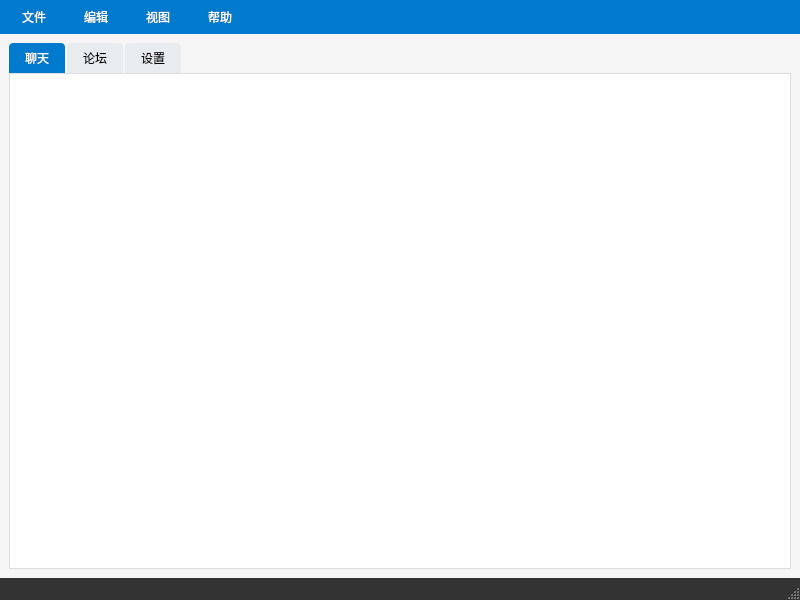
<?xml version="1.0" encoding="UTF-8"?>
<ui version="4.0">
 <class>MainWindow</class>
 <widget class="QMainWindow" name="MainWindow">
  <property name="geometry">
   <rect>
    <x>0</x>
    <y>0</y>
    <width>800</width>
    <height>600</height>
   </rect>
  </property>
  <property name="windowTitle">
   <string>Talkbox</string>
  </property>
  <property name="styleSheet">
   <string>QMainWindow {
    background-color: #f5f5f5;
    font-family: 'Microsoft YaHei', Arial, sans-serif;
}

QMenuBar {
    background-color: #007acc;
    color: white;
    border: none;
}

QMenuBar::item {
    background: transparent;
    padding: 8px 16px;
}

QMenuBar::item:selected {
    background-color: #005999;
}

QStatusBar {
    background-color: #333;
    color: white;
}</string>
  </property>
  <widget class="QWidget" name="centralwidget">
   <layout class="QVBoxLayout" name="centralLayout">
    <item>
     <widget class="QTabWidget" name="mainTabWidget">
      <property name="currentIndex">
       <number>0</number>
      </property>
      <property name="styleSheet">
       <string>QTabWidget::pane {
    border: 1px solid #ddd;
    background-color: white;
}

QTabBar::tab {
    background-color: #e9ecef;
    padding: 8px 16px;
    margin-right: 2px;
    border-top-left-radius: 4px;
    border-top-right-radius: 4px;
}

QTabBar::tab:selected {
    background-color: #007acc;
    color: white;
}

QTabBar::tab:hover {
    background-color: #0056b3;
    color: white;
}</string>
      </property>
      <widget class="QWidget" name="chatTab">
       <attribute name="title">
        <string>聊天</string>
       </attribute>
      </widget>
      <widget class="QWidget" name="forumTab">
       <attribute name="title">
        <string>论坛</string>
       </attribute>
      </widget>
      <widget class="QWidget" name="settingsTab">
       <attribute name="title">
        <string>设置</string>
       </attribute>
      </widget>
     </widget>
    </item>
   </layout>
  </widget>
  <widget class="QMenuBar" name="menubar">
   <property name="geometry">
    <rect>
     <x>0</x>
     <y>0</y>
     <width>800</width>
     <height>31</height>
    </rect>
   </property>
   <widget class="QMenu" name="menuFile">
    <property name="title">
     <string>文件</string>
    </property>
    <addaction name="actionLogin"/>
    <addaction name="actionLogout"/>
    <addaction name="separator"/>
    <addaction name="actionExit"/>
   </widget>
   <widget class="QMenu" name="menuEdit">
    <property name="title">
     <string>编辑</string>
    </property>
    <addaction name="actionPreferences"/>
   </widget>
   <widget class="QMenu" name="menuView">
    <property name="title">
     <string>视图</string>
    </property>
    <addaction name="actionFullscreen"/>
   </widget>
   <widget class="QMenu" name="menuHelp">
    <property name="title">
     <string>帮助</string>
    </property>
    <addaction name="actionAbout"/>
   </widget>
   <addaction name="menuFile"/>
   <addaction name="menuEdit"/>
   <addaction name="menuView"/>
   <addaction name="menuHelp"/>
  </widget>
  <widget class="QStatusBar" name="statusbar"/>
  <action name="actionLogin">
   <property name="text">
    <string>登录</string>
   </property>
  </action>
  <action name="actionLogout">
   <property name="text">
    <string>退出登录</string>
   </property>
  </action>
  <action name="actionExit">
   <property name="text">
    <string>退出</string>
   </property>
  </action>
  <action name="actionPreferences">
   <property name="text">
    <string>首选项</string>
   </property>
  </action>
  <action name="actionFullscreen">
   <property name="text">
    <string>全屏</string>
   </property>
  </action>
  <action name="actionAbout">
   <property name="text">
    <string>关于</string>
   </property>
  </action>
 </widget>
 <resources/>
 <connections/>
</ui>
